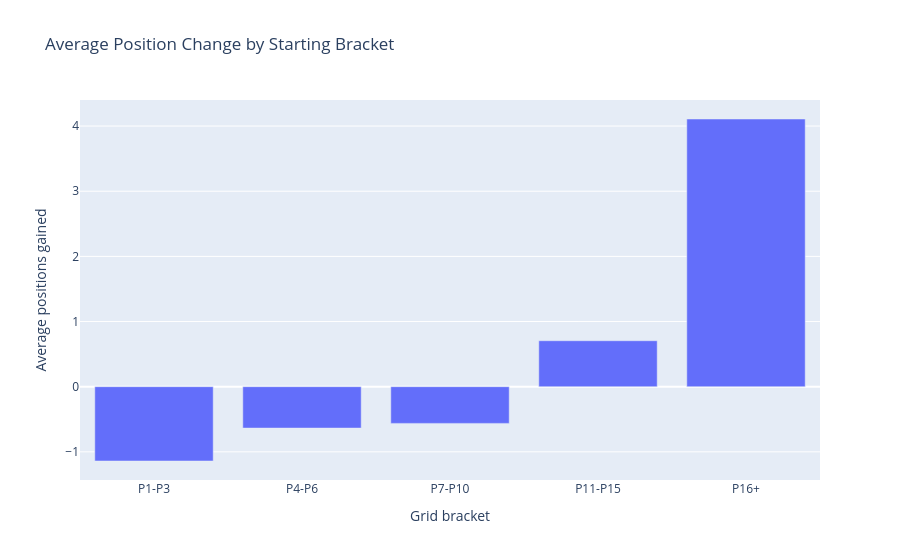

Notebook code for this chart:
### Code cell
fig = px.bar(
    bracket_stats,
    x="grid_bracket",
    y="avg_position_change",
    title="Average Position Change by Starting Bracket",
    labels={"avg_position_change": "Average positions gained", "grid_bracket": "Grid bracket"},
)
fig.write_html(OUTPUT_CHARTS / "grid_bracket_position_change.html", include_plotlyjs="cdn")
fig.show()

### Figure 1 — Plotly figure (JSON) as saved in the notebook; plotly's stock layout.template omitted (floating-point values rounded to 4 significant figures)
{"data": [{"hovertemplate": "Grid bracket=%{x}<br>Average positions gained=%{y}<extra></extra>", "legendgroup": "", "marker": {"color": "#636efa", "pattern": {"shape": ""}}, "name": "", "orientation": "v", "showlegend": false, "textposition": "auto", "type": "bar", "x": ["P1-P3", "P4-P6", "P7-P10", "P11-P15", "P16+"], "xaxis": "x", "y": [-1.141, -0.6354, -0.5633, 0.7055, 4.109], "yaxis": "y"}], "layout": {"barmode": "relative", "legend": {"tracegroupgap": 0}, "title": {"text": "Average Position Change by Starting Bracket"}, "xaxis": {"anchor": "y", "domain": [0.0, 1.0], "title": {"text": "Grid bracket"}}, "yaxis": {"anchor": "x", "domain": [0.0, 1.0], "title": {"text": "Average positions gained"}}}}
